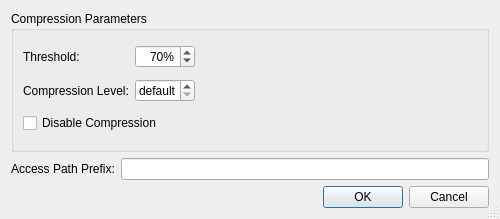
<?xml version="1.0" encoding="UTF-8"?>
<ui version="4.0">
 <class>RccCompilerOptionsDialog</class>
 <widget class="QDialog" name="RccCompilerOptionsDialog">
  <property name="geometry">
   <rect>
    <x>0</x>
    <y>0</y>
    <width>500</width>
    <height>219</height>
   </rect>
  </property>
  <property name="windowTitle">
   <string>rcc Compiler Options</string>
  </property>
  <property name="sizeGripEnabled">
   <bool>true</bool>
  </property>
  <layout class="QVBoxLayout" name="verticalLayout">
   <item>
    <widget class="QGroupBox" name="groupBox">
     <property name="title">
      <string>Compression Parameters</string>
     </property>
     <layout class="QGridLayout" name="gridLayout">
      <item row="0" column="0">
       <widget class="QLabel" name="label_2">
        <property name="text">
         <string>Threshold:</string>
        </property>
       </widget>
      </item>
      <item row="0" column="1">
       <widget class="QSpinBox" name="thresholdSpinBox">
        <property name="toolTip">
         <string>Select the compression threshold (default: 70%)</string>
        </property>
        <property name="alignment">
         <set>Qt::AlignRight|Qt::AlignTrailing|Qt::AlignVCenter</set>
        </property>
        <property name="specialValueText">
         <string/>
        </property>
        <property name="suffix">
         <string>%</string>
        </property>
        <property name="minimum">
         <number>0</number>
        </property>
        <property name="maximum">
         <number>100</number>
        </property>
        <property name="singleStep">
         <number>5</number>
        </property>
        <property name="value">
         <number>70</number>
        </property>
       </widget>
      </item>
      <item row="0" column="2">
       <spacer name="horizontalSpacer">
        <property name="orientation">
         <enum>Qt::Horizontal</enum>
        </property>
        <property name="sizeHint" stdset="0">
         <size>
          <width>253</width>
          <height>20</height>
         </size>
        </property>
       </spacer>
      </item>
      <item row="1" column="0">
       <widget class="QLabel" name="label_3">
        <property name="text">
         <string>Compression Level:</string>
        </property>
       </widget>
      </item>
      <item row="1" column="1">
       <widget class="QSpinBox" name="compressionSpinBox">
        <property name="toolTip">
         <string>Select the compression level (default: use zlib default value)</string>
        </property>
        <property name="alignment">
         <set>Qt::AlignRight|Qt::AlignTrailing|Qt::AlignVCenter</set>
        </property>
        <property name="specialValueText">
         <string>default</string>
        </property>
        <property name="minimum">
         <number>0</number>
        </property>
        <property name="maximum">
         <number>9</number>
        </property>
       </widget>
      </item>
      <item row="2" column="0" colspan="2">
       <widget class="QCheckBox" name="disableCheckBox">
        <property name="text">
         <string>Disable Compression</string>
        </property>
       </widget>
      </item>
     </layout>
    </widget>
   </item>
   <item>
    <layout class="QHBoxLayout" name="horizontalLayout">
     <item>
      <widget class="QLabel" name="label">
       <property name="text">
        <string>Access Path Prefix:</string>
       </property>
      </widget>
     </item>
     <item>
      <widget class="QLineEdit" name="rootEdit">
       <property name="toolTip">
        <string>Enter the prefix for the resource access path</string>
       </property>
       <property name="clearButtonEnabled">
        <bool>true</bool>
       </property>
      </widget>
     </item>
    </layout>
   </item>
   <item>
    <widget class="QDialogButtonBox" name="buttonBox">
     <property name="orientation">
      <enum>Qt::Horizontal</enum>
     </property>
     <property name="standardButtons">
      <set>QDialogButtonBox::Cancel|QDialogButtonBox::Ok</set>
     </property>
    </widget>
   </item>
  </layout>
 </widget>
 <tabstops>
  <tabstop>thresholdSpinBox</tabstop>
  <tabstop>compressionSpinBox</tabstop>
  <tabstop>disableCheckBox</tabstop>
  <tabstop>rootEdit</tabstop>
 </tabstops>
 <resources/>
 <connections>
  <connection>
   <sender>buttonBox</sender>
   <signal>accepted()</signal>
   <receiver>RccCompilerOptionsDialog</receiver>
   <slot>accept()</slot>
   <hints>
    <hint type="sourcelabel">
     <x>248</x>
     <y>254</y>
    </hint>
    <hint type="destinationlabel">
     <x>157</x>
     <y>274</y>
    </hint>
   </hints>
  </connection>
  <connection>
   <sender>buttonBox</sender>
   <signal>rejected()</signal>
   <receiver>RccCompilerOptionsDialog</receiver>
   <slot>reject()</slot>
   <hints>
    <hint type="sourcelabel">
     <x>316</x>
     <y>260</y>
    </hint>
    <hint type="destinationlabel">
     <x>286</x>
     <y>274</y>
    </hint>
   </hints>
  </connection>
 </connections>
</ui>
